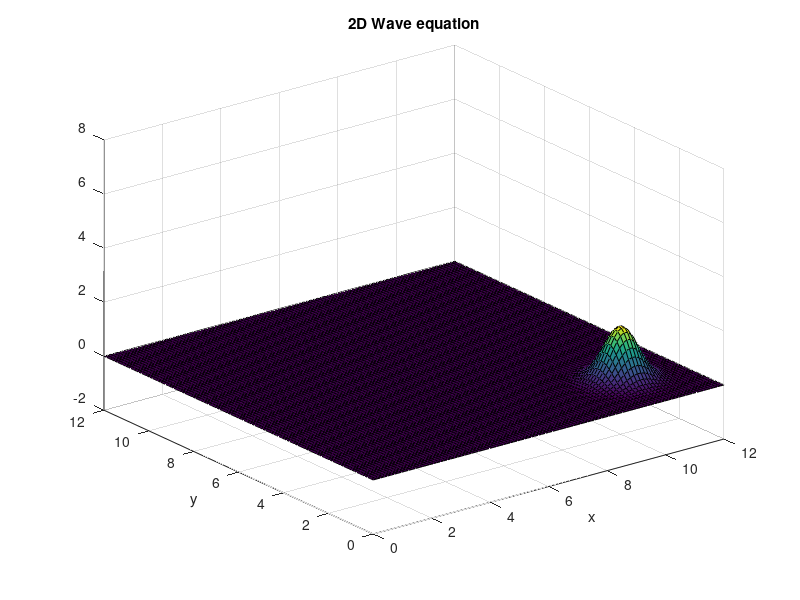

Recreate this plot in MATLAB. (Note: this script raises an error after producing the figure.)
N = 101;
% L = 4*pi;
xL = 12;
yL = 12;
x = linspace(0,xL,N);
y = linspace(0,yL,N);
c_air=.373;
c_water=1.480;

% It has three data set; 1: past, 2: current, 3: future.
u = zeros(N,N,3);
c = ones(N,N)*c_air;
c(12:38, 75:93) = c(12:38, 75:93) / c_air * c_water;
s = 0.5;

% Gaussian Pulse
[X,Y] = meshgrid(x,y);
x0 = 10;
y0 = 2;
init_u = 2*exp(-2*(X-x0).^2-2*(Y-y0).^2);
u(:,:,1) = init_u;
u(:,:,2) = init_u;

% Plot the initial condition.
handle_surf = surf(X,Y,init_u);
axis([0,xL,0,yL,-2,8]);
xlabel('x');
ylabel('y');
title('2D Wave equation');

% Dirichet Boundary conditions
u(1,:,:) = 0;
u(end,:,:) = 0;
u(:,1,:) = 0;
u(:,end,:) = 0;
u(1:51, 34:69, :) = 0;

dx = x(2) - x(1);  % spacing in x-direction
dy = y(2) - y(1);  % spacing in y-direction
fprintf('dx = %d\n', dx);
fprintf('dy = %d\n', dy);
dt = 0.05;
filename = 'wave2D_with_diffrent_regions.gif';
for ii=1:1500
    % disp(['at ii= ', num2str(ii)]);
    % advance time
    u_n_ij =u(2:end-1,2:end-1,2);
    u_mn_ij=u(2:end-1,2:end-1,1);
    u_n_pij=u(3:end+0,2:end-1,2);
    u_n_mij=u(1:end-2,2:end-1,2);
    u_n_ipj=u(2:end-1,3:end+0,2);
    u_n_imj=u(2:end-1,1:end-2,2);

    c_c =c(2:end-1,2:end-1);
    c_px=c(3:end+0,2:end-1);
    c_mx=c(1:end-2,2:end-1);
    c_h_px = (c_px+c_c)/2;
    c_h_mx = (c_mx+c_c)/2;
    c_py=c(2:end-1,3:end+0);
    c_my=c(2:end-1,1:end-2);
    c_h_py = (c_py+c_c)/2;
    c_h_my = (c_my+c_c)/2;
    u(2:end-1,2:end-1,3) = 2*u_n_ij - u_mn_ij + (dt*c_h_px/dx).^2.*(u_n_pij-u_n_ij) ...
		                                      + (dt*c_h_mx/dx).^2.*(u_n_mij-u_n_ij) ...
   		                                      + (dt*c_h_py/dy).^2.*(u_n_ipj-u_n_ij) ...
		                                      + (dt*c_h_my/dy).^2.*(u_n_imj-u_n_ij);
    
    u(1:51, 34:69, :) = 0;
    u(:,:,1) = u(:,:,2);
    u(:,:,2) = u(:,:,3);

    % update the figure
    handle_surf.ZData = u(:,:,2);
    drawnow;

    % capture frame to generate gif
    frame = getframe(gcf);
    im = frame2im(frame);
    im = imresize(im,0.5);
    [A,map] = rgb2ind(im,128);
    if ii==1
        imwrite(A,map,filename,'gif','LoopCount',Inf,'DelayTime',0.02);
    else
        imwrite(A,map,filename,'gif','WriteMode','append','DelayTime',0.02);
    end
end

fprintf('GIF file %s created.\n', filename);